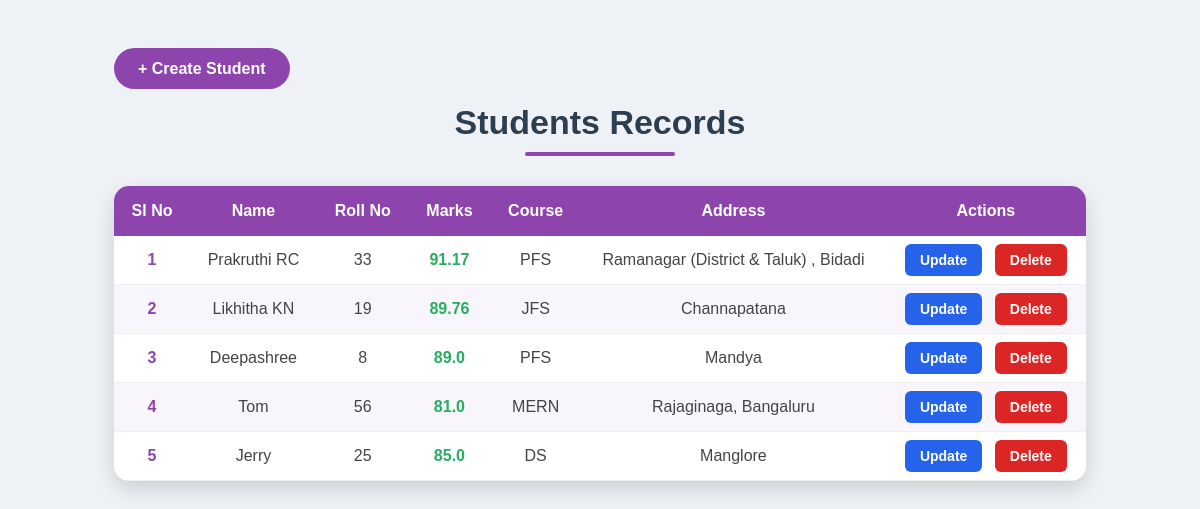
The page / on the database its author committed.
### student/models.py (models this page shows, shortened)
class Student(models.Model):
    name = models.CharField(max_length=150)
    roll_no = models.IntegerField()
    marks = models.FloatField()
    course = models.CharField(choices=COURSES,max_length=120)
    address = models.TextField()

### student/views.py (the view)
# urls.py: path('',views.display_student_view, name='display'),
def display_student_view(request):
    students = Student.objects.all()
    context = {
        'student' : students,
    }
    return render(request, 'display-student.html' , context)

### student/templates/display-student.html (shortened to what this page needs)
{% extends 'base.html' %}
{% block content %}
<div class="container">
    <a href="{% url 'create' %}" class="create-btn">+ Create Student</a>
</div>
<h1 class="page-title">Students Records</h1>
<hr class="title-line">
<table class="student-table">
    <tr>
        <th>Sl No</th>
        <th>Name</th>
        <th>Roll No</th>
        <th>Marks</th>
        <th>Course</th>
        <th>Address</th>
        <th>Actions</th>
    </tr>
    <tbody>
        {% for student in student %}
        <tr>
            <td>{{ forloop.counter }}</td>
            <td>{{ student.name }}</td>
            <td>{{ student.roll_no }}</td>
            <td>{{ student.marks }}</td>
            <td>{{ student.course }}</td>
            <td>{{ student.address }}</td>
            <td>
                <a href="{% url 'update' student.id %}" class="update-btn">Update</a>
                <a href="{% url 'delete' student.id %}" class="delete-btn">Delete</a>
            </td>
        </tr>
        {% endfor %}
    </tbody>
</table>
{% endblock content %}

### student/templates/base.html (shortened to what this page needs)
{% load static %}
<!DOCTYPE html>
<html>
<head>
    <link rel="stylesheet" href="{% static 'css/stu.css' %}">
</head>
<body>
{% block content %}
{% endblock %}
</body>
</html>

### student/static/css/stu.css (style rules this page uses)
* { margin:0; padding:0; box-sizing:border-box; font-family:Verdana, Geneva, Tahoma, sans-serif; }
body { background:#eef2f7; padding:40px; }
.container { width:90%; margin:auto; margin-bottom:25px; }
.create-btn { text-decoration:none; background:#8e44ad; color:white; padding:12px 24px; border-radius:50px; font-weight:bold; transition:.3s; }
.page-title { text-align:center; color:#2c3e50; margin-bottom:10px; font-size:34px; }
.title-line { width:150px; height:4px; background:#8e44ad; border:none; margin:0 auto 30px; border-radius:5px; }
.student-table { width:90%; margin:auto; border-collapse:collapse; background:white; border-radius:15px; overflow:hidden; box-shadow:0 8px 20px rgba(0,0,0,.15); }
.student-table th { background:#8e44ad; color:white; padding:16px; font-size:16px; }
.student-table td { padding:15px; text-align:center; color:#444; border-bottom:1px solid #eee; }
.student-table tr:nth-child(even) { background:#f8f5fc; }
.student-table td:first-child { font-weight:bold; color:#8e44ad; }
.student-table td:nth-child(4) { color:#27ae60; font-weight:bold; }
.student-table td:last-child { color:#555; }
.update-btn { text-decoration:none; background:#2563eb; color:white; padding:8px 15px; border-radius:6px; margin-right:8px; font-size:14px; font-weight:bold; transition:.3s; }
.delete-btn { text-decoration:none; background:#dc2626; color:white; padding:8px 15px; border-radius:6px; font-size:14px; font-weight:bold; transition:.3s; }
* { margin:0; padding:0; box-sizing:border-box; font-family:'Segoe UI', Tahoma, Geneva, Verdana, sans-serif; }
body { background:#eef5ff; padding:50px; }
* { margin:0; padding:0; box-sizing:border-box; font-family:Arial, Helvetica, sans-serif; }
body { background:#eef2f7; padding:60px; }

### rows shown on the page
Student: name "Prakruthi RC", roll_no "33", marks "91.17", course "PFS", address "Ramanagar (District & Taluk) , Bidadi"
Student: name "Likhitha KN", roll_no "19", marks "89.76", course "JFS", address "Channapatana"
Student: name "Deepashree", roll_no "8", marks "89.0", course "PFS", address "Mandya"
Student: name "Tom", roll_no "56", marks "81.0", course "MERN", address "Rajaginaga, Bangaluru"
Student: name "Jerry", roll_no "25", marks "85.0", course "DS", address "Manglore"
